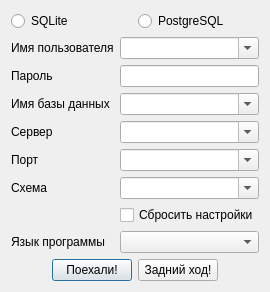
<?xml version="1.0" encoding="UTF-8"?>
<ui version="4.0">
 <class>QPrabhupadaLoginWindow</class>
 <widget class="QDialog" name="QPrabhupadaLoginWindow">
  <property name="modal" stdset="0">
   <bool>false</bool>
  </property>
  <property name="windowTitle" stdset="0">
   <string>Вход в &quot;Словарь Шрилы Прабхупады&quot;</string>
  </property>
  <property name="windowModality" stdset="0">
   <enum>Qt::NonModal</enum>
  </property>
  <property name="windowIcon" stdset="0">
   <iconset>
    <normaloff>:/Icon/resources/PrabhupadaDictionary.ico</normaloff>
   </iconset>
  </property>
  <property name="mouseTracking" stdset="0">
   <bool>false</bool>
  </property>
  <property name="geometry" stdset="0">
   <rect>
    <x>0</x>
    <y>0</y>
    <width>263</width>
    <height>285</height>
   </rect>
  </property>
  <layout class="QVBoxLayout" name="LayoutPrabhupadaLogin">
   <item>
    <layout class="QHBoxLayout" name="LayoutSQL">
     <item>
      <widget class="QRadioButton" name="radioButtonSQLite">
       <property name="text" stdset="0">
        <string>SQLite</string>
       </property>
      </widget>
     </item>
     <item>
      <widget class="QRadioButton" name="radioButtonPostgreSQL">
       <property name="text" stdset="0">
        <string>PostgreSQL</string>
       </property>
      </widget>
     </item>
    </layout>
   </item>
   <item>
    <layout class="QFormLayout" name="LayoutConnection">
     <item row="0" column="0">
      <widget class="QLabel" name="LabelUserName">
       <property name="text" stdset="0">
        <string>Имя пользователя</string>
       </property>
      </widget>
     </item>
     <item row="0" column="1">
      <widget class="QComboBox" name="ComboBoxUserName">
       <property name="editable" stdset="0">
        <bool>true</bool>
       </property>
      </widget>
     </item>
     <item row="1" column="0">
      <widget class="QLabel" name="LabelPassword">
       <property name="text" stdset="0">
        <string>Пароль</string>
       </property>
      </widget>
     </item>
     <item row="1" column="1">
      <widget class="QLineEdit" name="LineEditPassword">
       <property name="echoMode" stdset="0">
        <enum>QLineEdit::Password</enum>
       </property>
       <property name="clearButtonEnabled" stdset="0">
        <bool>false</bool>
       </property>
      </widget>
     </item>
     <item row="2" column="0">
      <widget class="QLabel" name="LabelDatabaseName">
       <property name="text" stdset="0">
        <string>Имя базы данных</string>
       </property>
      </widget>
     </item>
     <item row="2" column="1">
      <widget class="QComboBox" name="ComboBoxDatabaseName">
       <property name="editable" stdset="0">
        <bool>true</bool>
       </property>
      </widget>
     </item>
     <item row="3" column="0">
      <widget class="QLabel" name="LabelHostName">
       <property name="text" stdset="0">
        <string>Сервер</string>
       </property>
      </widget>
     </item>
     <item row="3" column="1">
      <widget class="QComboBox" name="ComboBoxHostName">
       <property name="editable" stdset="0">
        <bool>true</bool>
       </property>
      </widget>
     </item>
     <item row="4" column="0">
      <widget class="QLabel" name="LabelPort">
       <property name="text" stdset="0">
        <string>Порт</string>
       </property>
      </widget>
     </item>
     <item row="4" column="1">
      <widget class="QComboBox" name="ComboBoxPort">
       <property name="editable" stdset="0">
        <bool>true</bool>
       </property>
      </widget>
     </item>
     <item row="5" column="0">
      <widget class="QLabel" name="LabelSchema">
       <property name="text" stdset="0">
        <string>Схема</string>
       </property>
      </widget>
     </item>
     <item row="5" column="1">
      <widget class="QComboBox" name="ComboBoxSchema">
       <property name="editable" stdset="0">
        <bool>true</bool>
       </property>
      </widget>
     </item>
     <item row="6" column="1">
      <widget class="QCheckBox" name="CheckBoxResetSettings">
       <property name="text" stdset="0">
        <string>Сбросить настройки</string>
       </property>
       <property name="whatsThis" stdset="0">
        <string>&lt;html&gt;&lt;head/&gt;&lt;body&gt;&lt;p&gt;Этот флаг сбрасывает все настройки пользователя после входа в программу! Но только те из них, которые хранятся в базе данных! Настройки, хранящиеся в файлах &amp;quot;ini&amp;quot; сбрасывайте простым удалением этих файлов!&lt;/p&gt;&lt;/body&gt;&lt;/html&gt;</string>
       </property>
      </widget>
     </item>
     <item row="7" column="0">
      <widget class="QLabel" name="LabelLanguageUI">
       <property name="text" stdset="0">
        <string>Язык программы</string>
       </property>
      </widget>
     </item>
     <item row="7" column="1">
      <widget class="QComboBox" name="ComboBoxLanguageUI"/>
     </item>
    </layout>
   </item>
   <item>
    <layout class="QHBoxLayout" name="horizontalLayout">
     <item>
      <spacer name="horizontalSpacer">
       <property name="sizeHint" stdset="0">
        <size>
         <width>40</width>
         <height>20</height>
        </size>
       </property>
       <property name="orientation" stdset="0">
        <enum>Qt::Horizontal</enum>
       </property>
      </spacer>
     </item>
     <item>
      <widget class="QPushButton" name="pushButtonOK">
       <property name="default" stdset="0">
        <bool>true</bool>
       </property>
       <property name="text" stdset="0">
        <string>Поехали!</string>
       </property>
      </widget>
     </item>
     <item>
      <widget class="QPushButton" name="pushButtonCancel">
       <property name="autoDefault" stdset="0">
        <bool>true</bool>
       </property>
       <property name="text" stdset="0">
        <string>Задний ход!</string>
       </property>
      </widget>
     </item>
     <item>
      <spacer name="horizontalSpacer_2">
       <property name="sizeHint" stdset="0">
        <size>
         <width>40</width>
         <height>20</height>
        </size>
       </property>
       <property name="orientation" stdset="0">
        <enum>Qt::Horizontal</enum>
       </property>
      </spacer>
     </item>
    </layout>
   </item>
  </layout>
 </widget>
 <tabstops>
  <tabstop>radioButtonSQLite</tabstop>
  <tabstop>radioButtonPostgreSQL</tabstop>
  <tabstop>ComboBoxUserName</tabstop>
  <tabstop>LineEditPassword</tabstop>
  <tabstop>ComboBoxDatabaseName</tabstop>
  <tabstop>ComboBoxHostName</tabstop>
  <tabstop>ComboBoxPort</tabstop>
  <tabstop>ComboBoxSchema</tabstop>
  <tabstop>CheckBoxResetSettings</tabstop>
 </tabstops>
 <resources>
  <include location="../PrabhupadaDictionary.qrc"/>
 </resources>
 <connections/>
</ui>
